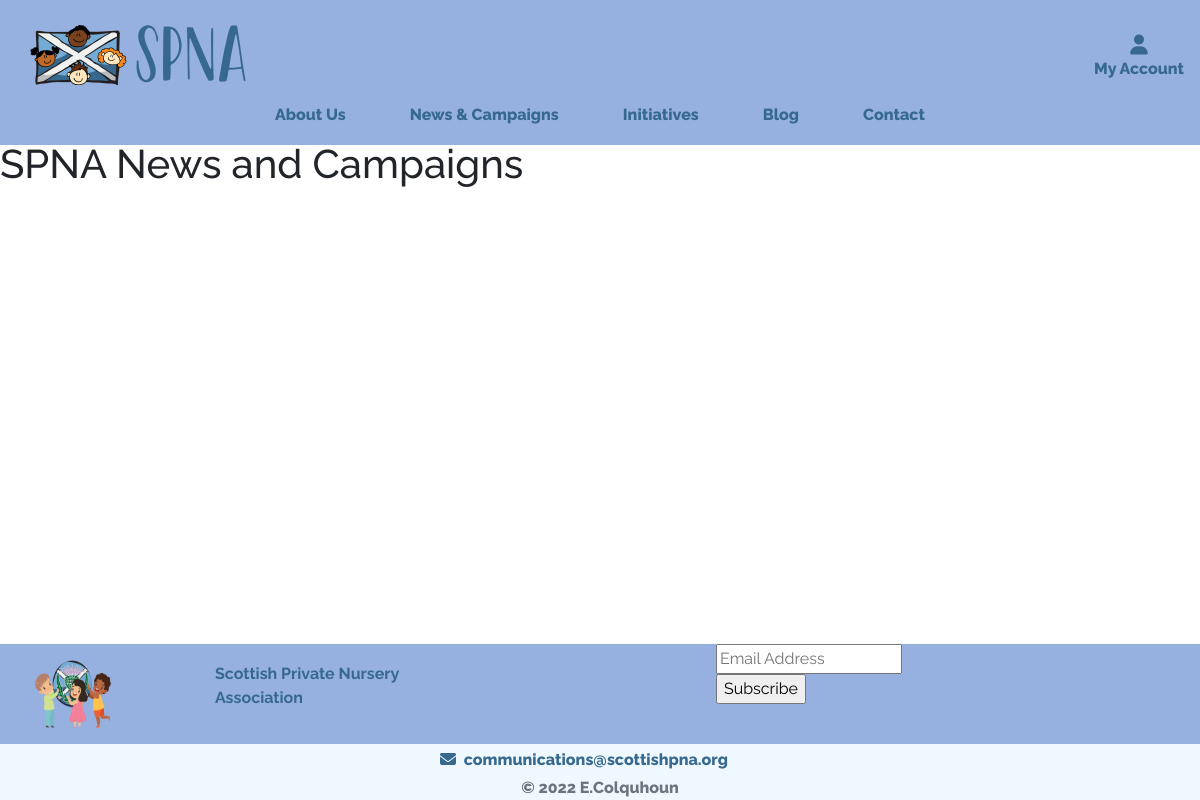
The page /news/ on the database as committed earlier.
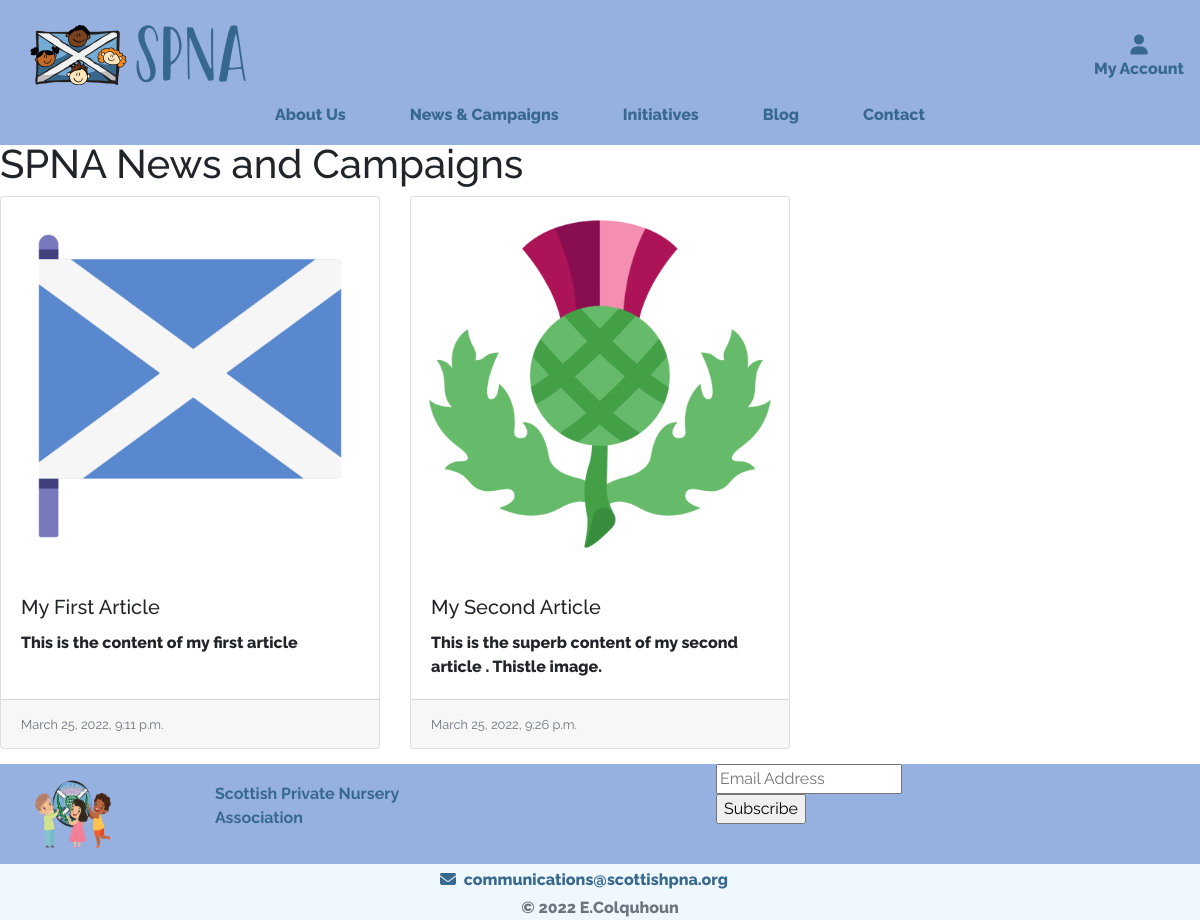
The same page on the database as committed later.
### news/models.py (models this page shows, shortened)
class Articles(models.Model):
    class Meta:
        verbose_name = 'Articles'
    title = models.CharField(max_length=256, blank=False, null=False)
    slug = models.SlugField(max_length=200, unique=True)
    content = models.TextField()
    created_on = models.DateTimeField(auto_now_add=True)
    image_url = models.URLField(max_length=1024, null=True, blank=True)
    image = models.ImageField(null=True, blank=True)
    campaign = models.BooleanField(default=False, null=True, blank=True)

### news/views.py (the view)
# urls.py: path('', views.news_view, name='news'),
def news_view(request):
    articles = Articles.objects.all()
    template = 'news/news.html'
    context = {
        'articles': articles
    }
    return render(request, template, context)

### news/templates/news/news.html (shortened to what this page needs)
{% extends "base.html" %}
{% load static %}
{% block page_header %}
    <div class="container-fluid header-container">
    </div>
{% endblock %}
{% block content %}
<section id="news-image">
    <div class="conatiner-fluid">
        <div class="row">
            <div class="col-12">
                <h1>SPNA News and Campaigns</h1>
            </div>
        </div>
    </div>
</section>
<section id="news-articles">
    <div class="conatiner-fluid">
        <div class="row row-cols-1 row-cols-md-3 g-4">
            {% for article in articles %}
            <div class="col">
                <div class="card h-100">
                    {% if not article.image %}
                        <img src="{{ MEDIA_URL }}cropped-SPNA_logo_icon.png" class="card-img-top" alt="...">
                    {% else %}
                        <img src="{{ article.image.url }}" class="card-img-top" alt="{{ article.title }}">
                    {% endif %}
                    <div class="card-body">
                        <h5 class="card-title">{{ article.title }}</h5>
                        <p class="card-text">{{ article.content}}</p>
                    </div>
                    <div class="card-footer">
                        <small class="text-muted">{{ article.created_on}}</small>
                    </div>
                </div>
            </div>
              {% endfor %}
    </div>
</section>
{% endblock %}

### templates/base.html (shortened to what this page needs)
{% load static %}
<!doctype html>
<html lang="en">
    <head>
        {% block corecss %}
        <link rel="stylesheet"  type="text/css" href="https://cdnjs.cloudflare.com/ajax/libs/tiny-slider/2.9.4/tiny-slider.css">
        <link href="//cdn-images.mailchimp.com/embedcode/classic-10_7_dtp.css" rel="stylesheet" type="text/css">
        <link rel="stylesheet" href="https://cdn.jsdelivr.net/npm/bootstrap@4.4.1/dist/css/bootstrap.min.css">
        <link rel="stylesheet" href="{% static 'css/base.css' %}">
        {% endblock %}
    </head>
    <body>
        <header class="fixed-top bg-blue">
            <div id="topnav" class="row pt-lg-2 d-none d-lg-flex">
                <div class="col-12 col-lg-10 my-auto py-1 py-lg-0">
                    <a href="{% url 'home' %}" class="nav-link main-logo-link">
                        <img src="../media/original/logo.png" alt="SPNA Logo">
                    </a>
                </div>
                <div class="col-12 col-lg-2 my-auto py-lg-0">
                    <ul class="list-inline list-unstyled text-center text-lg-right my-0">
                        <li class="list-inline-item dropdown">
                            <a class="text-black nav-link" href="#" id="user-options" data-toggle="dropdown" aria-haspopup="true" aria-expanded="false">
                                <div class="text-center other-nav">
                                    <div><i class="fas fa-user fa-lg"></i></div>
                                    <p class="my-0 link-text">My Account</p>
                                </div>
                            </a>
                        </li>
                    </ul>
                </div>
            </div>
            <div class="row cover">
                <div class="col-12">
                    <div class="navbar navbar-expand-md my-auto sticky-top bg-blue h-100 w-100" id="navbarNav">
                        <div class="collapse navbar-collapse" id="main-nav">
                            <ul class="navbar-nav my-auto sticky-top">
                                <li class="nav-item">
                                    <a href="{% url 'about' %}">About Us</a>
                                </li>
                                <li class="nav-item ">
                                    <a href="{% url 'news' %}">News & Campaigns</a>
                                </li>
                                <li class="nav-item">
                                    <a href="#">Initiatives</a>
                                </li>
                                <li class="nav-item">
                                    <a href="#">Blog</a>
                                </li>
                                <li class="nav-item">
                                    <a id="contact-button" data-bs-toggle="modal" data-bs-target="#myModal" href="#myModal">Contact</a>
                                </li>
                            </ul>
                        </div>
                    </div>
                </div>
            </div>
        </header>
        {% block page_header %}
        {% endblock %}
        {% block content %}
        {% endblock %}
        <footer class=" fixed-bottom">
            <div id="footer" class="container-fluid bg-blue">
                <div id="mailchimp-row" class="row">
                    <div class="col-12 col-md-2">
                        <img class="pl-3" src="../media/original/cropped-SPNA_logo_icon.png" width="100px" height="100px" alt="Cropped SPNA logo">
                    </div>
                    <div class="col-12 col-lg-3 my-auto">
                        <p class="footer-logo text-blue">Scottish Private Nursery Association</p>
                    </div>
                    <div class="col-12 col-md-7">
                        <div id="mc_embed_signup">
                            <form action="https://hotmail.us14.list-manage.com/subscribe/post?u=291280cf52030472eb64f0704&amp;id=a51e9f2451" method="post" id="mc-embedded-subscribe-form" name="mc-embedded-subscribe-form" class="validate" target="_blank" novalidate>
                                <div id="mc_embed_signup_scroll">
                                    <div class="mc-field-group">
                                        <input placeholder="Email Address" type="email" value="" name="EMAIL" class="required email" id="mce-EMAIL">
                                    </div>
                                    <div>
                                        <input type="submit" value="Subscribe" name="subscribe" id="mc-embedded-subscribe" class="button btn-blue">
                                    </div>
                                </div>
                            </form>
                        </div>
                    </div>
                </div>
                <div id="inner-lower-footer" class="row">
                    <div class="col-12 text-center">
                        <div class="p-1">
                            <i class="fas fa-envelope"></i>
                            <a class="pl-1" href="mailto:communications@scottishpna.org">communications@scottishpna.org</a>
                        </div>
                        <span class="text-muted">&copy 2022 E.Colquhoun </span>
                    </div>
                </div>
            </div>
        </footer>
    </body>
</html>

### static/css/base.css (style rules this page uses)
html { height: 100%; }
body { font-family: 'Raleway', sans-serif; font-weight: 800; overflow-y: auto; padding-bottom: 171px; }
#topnav { height: 85px; }
.cover { min-height: 60px; }
#main-nav { justify-content: center; }
.nav-item a, footer a { text-decoration: none; color: #37698e; padding: 0 2rem; }
.bg-blue { background-color: #96b1e0; }
.text-blue { color: rgb(55,105,142); font-weight: bold; }
#footer { position: absolute; bottom: 0; align-items: center; height: fit-content; }
#inner-lower-footer { background-color: aliceblue; max-height: max-content; }
#mc_embed_signup { float: right; width: 70%; }
#mc_embed_signup .mc-field-group { width: 98%; }
.fas, .link-text { color: rgb(55,105,142); }
.main-logo-link { width: fit-content; }
@media (min-width: 992px) { .header-container { padding-top: 140px; } }

Rows that differ between the two databases and show on the page:
added Articles: image (picture), title "My First Article", content "This is the content of my first article", created_on "March 25, 2022, 9:11 p.m."
added Articles: image (picture), title "My Second Article", content "This is the superb content of my second article . Thistle image.", created_on "March 25, 2022, 9:26 p.m."
